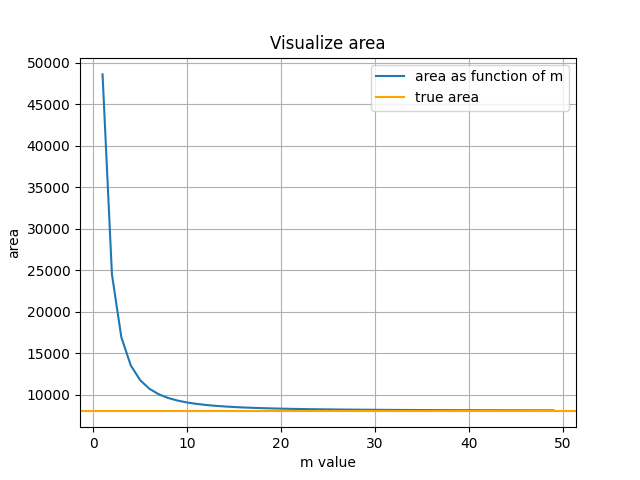

Generate this figure with Python:
import math
import numpy as np
import matplotlib.pyplot as plt

# defined the function of fx
def f(x):
    return 2*x*pow(math.e, x**2)

# defined f integrated
def f_integrated(x):
    return pow(math.e, pow(x, 2))

# defined the graph
def graph():
    # for all values of x upto 50
    xvalues = np.arange(1, 50, 1)
    yvalues = []
    # for m in xvalues
    for m in xvalues:
        sum = 0
        # finding the parts and doing the sum in the m intervalgiven
        part = 2/m
        for k in range(1, m+1, 1):
            sum = sum + f(1+part*k) + f(1+(k-1)*part)
        yvalues.append((3-1)*sum/(2*m))
    # plotting the graph with title and legend
    plt.plot(xvalues, yvalues, label = "area as function of m")
    plt.axhline(y=f_integrated(3)-f_integrated(1), label = "true area", c = "orange")
    plt.xlabel("m value")
    plt.ylabel("area")
    plt.title("Visualize area")
    plt.grid(True)
    plt.legend()
    # showing the figure
    plt.savefig("q4.png")
    plt.show()

# test
graph()